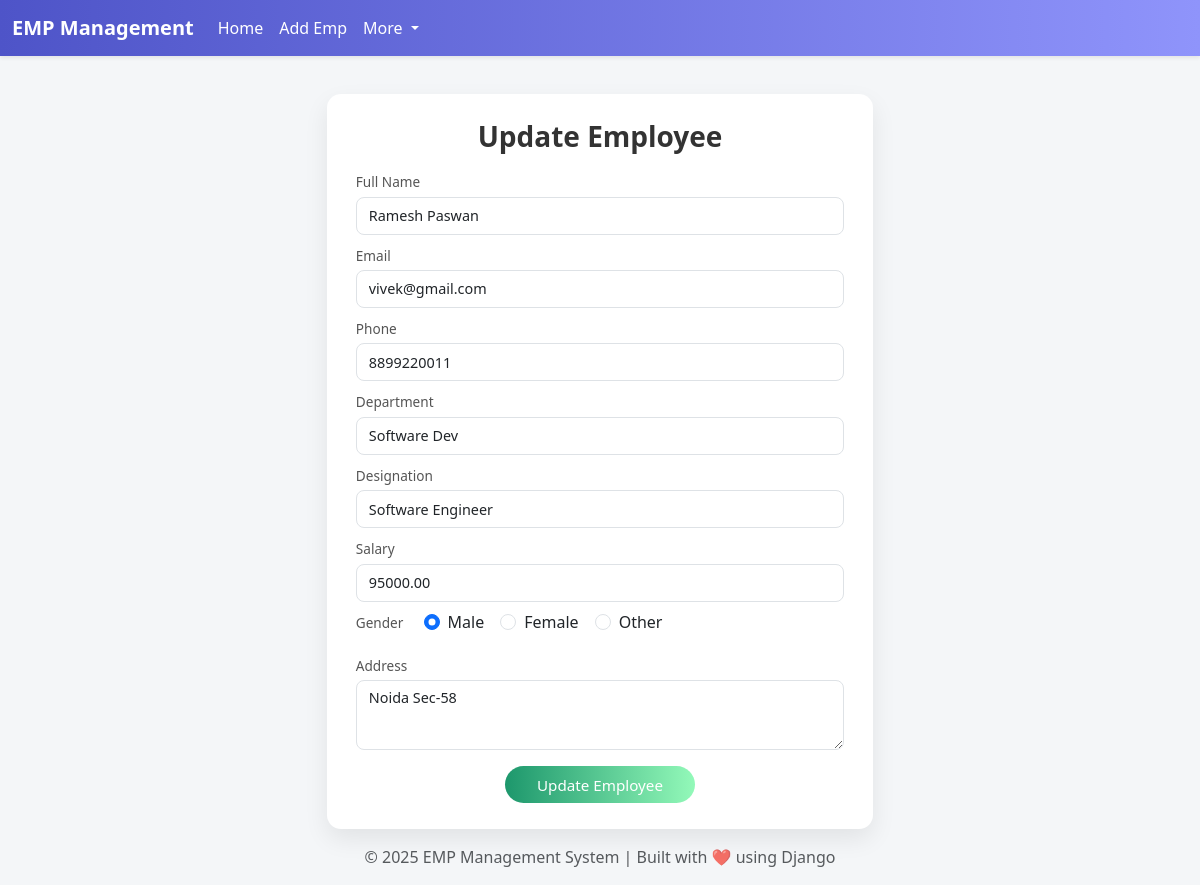
Page /emp/update/7/ on the committed database.
### emp/models.py (models this page shows, shortened)
class Emp(models.Model):
    GENDER_CHOICES = [
        ('M', 'Male'),
        ('F', 'Female'),
        ('O', 'Other'),
    ]
    name = models.CharField(max_length=200)
    employee_id = models.CharField(max_length=50, unique=True, editable=False)
    email = models.EmailField(unique=True)
    phone = models.CharField(max_length=15)
    department = models.CharField(max_length=100)
    designation = models.CharField(max_length=100)
    salary = models.DecimalField(max_digits=10, decimal_places=2)
    gender = models.CharField(max_length=1, choices=GENDER_CHOICES)
    address = models.CharField(max_length=200)
    date_of_joining = models.DateField()

### emp/views.py (the view, shortened to what this page needs)
# urls.py: path('update/<int:id>/', views.emp_update, name='update'),
def emp_update(request,id):
    emp = Emp.objects.get(id = id)
    return render(request,'emp/update-emp.html',{"emp":emp})

### templates/emp/update-emp.html (shortened to what this page needs)
<!DOCTYPE html>
<html lang="en">
  <head>
    <link
      href="https://cdn.jsdelivr.net/npm/bootstrap@5.3.8/dist/css/bootstrap.min.css"
      rel="stylesheet"
    />
  </head>
  <body>
    {% include 'emp/navbar.html' %}
    <div class="container mt-4">
      <div class="row justify-content-center">
        <div class="col-lg-6 col-md-9">
          <div class="card">
            <div class="card-body">
              <h3 class="text-center mb-3">Update Employee</h3>
              <form method="POST">
                <div class="mb-2">
                  <label class="form-label">Full Name</label>
                  <input
                    type="text"
                    name="name"
                    class="form-control"
                    value="{{ emp.name }}"
                    required
                  />
                </div>
                <div class="mb-2">
                  <label class="form-label">Email</label>
                  <input
                    type="email"
                    name="email"
                    class="form-control"
                    value="{{ emp.email }}"
                    required
                  />
                </div>
                <div class="mb-2">
                  <label class="form-label">Phone</label>
                  <input
                    type="text"
                    name="phone"
                    class="form-control"
                    value="{{ emp.phone }}"
                    required
                  />
                </div>
                <div class="mb-2">
                  <label class="form-label">Department</label>
                  <input
                    type="text"
                    name="department"
                    class="form-control"
                    value="{{ emp.department }}"
                    required
                  />
                </div>
                <div class="mb-2">
                  <label class="form-label">Designation</label>
                  <input
                    type="text"
                    name="designation"
                    class="form-control"
                    value="{{ emp.designation }}"
                    required
                  />
                </div>
                <div class="mb-2">
                  <label class="form-label">Salary</label>
                  <input
                    type="number"
                    name="salary"
                    class="form-control"
                    value="{{ emp.salary }}"
                    required
                  />
                </div>
                <div class="mb-3">
                  <label class="form-label me-3">Gender</label>
                  <div class="d-inline-flex gap-3">
                    <div class="form-check">
                      <input class="form-check-input" type="radio" name="gender"
                      value="M" {% if emp.gender == "M" %}checked{% endif %} />
                      <label class="form-check-label">Male</label>
                    </div>
                    <div class="form-check">
                      <input class="form-check-input" type="radio" name="gender"
                      value="F" {% if emp.gender == "F" %}checked{% endif %} />
                      <label class="form-check-label">Female</label>
                    </div>
                    <div class="form-check">
                      <input class="form-check-input" type="radio" name="gender"
                      value="O" {% if emp.gender == "O" %}checked{% endif %} />
                      <label class="form-check-label">Other</label>
                    </div>
                  </div>
                </div>
                <div class="mb-3">
                  <label class="form-label">Address</label>
                  <textarea name="address" class="form-control">
{{ emp.address }}</textarea
                  >
                </div>
                <div class="text-center">
                  <button type="submit" class="btn btn-success">
                    Update Employee
                  </button>
                </div>
              </form>
            </div>
          </div>
        </div>
      </div>
    </div>
    <footer class="text-center py-3 text-muted">
      © 2025 EMP Management System | Built with ❤️ using Django
    </footer>
  </body>
</html>

### templates/emp/update-emp.html (style rules this page uses)
body { background: #f4f6f8; font-family: "Segoe UI", sans-serif; }
.card { border-radius: 14px; box-shadow: 0 10px 25px rgba(0, 0, 0, 0.08); border: none; }
.card-body { padding: 1.6rem 1.8rem; }
h3 { font-weight: 600; color: #333; }
.form-label { font-size: 0.85rem; font-weight: 500; color: #555; margin-bottom: 4px; }
.form-control, textarea { border-radius: 8px; height: 38px; font-size: 0.9rem; }
textarea.form-control { height: 70px; }
.btn-success { background: linear-gradient(90deg, #1d976c, #93f9b9); border: none; border-radius: 40px; padding: 0.45rem 2rem; font-size: 0.95rem; transition: 0.3s ease; }

### templates/emp/navbar.html (style rules this page uses)
body { padding-top: 70px; }

### rows in the picture
Emp: name "Ramesh Paswan", email "vivek@gmail.com", phone "8899220011", department "Software Dev", designation "Software Engineer", salary "95000.00", gender "☑", address "Noida Sec-58"
